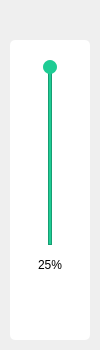
<?xml version="1.0" encoding="UTF-8"?>
<ui version="4.0">
 <class>VolumeTool</class>
 <widget class="QWidget" name="VolumeTool">
  <property name="geometry">
   <rect>
    <x>0</x>
    <y>0</y>
    <width>100</width>
    <height>350</height>
   </rect>
  </property>
  <property name="windowTitle">
   <string>Form</string>
  </property>
  <widget class="QWidget" name="volumeWidget" native="true">
   <property name="geometry">
    <rect>
     <x>10</x>
     <y>40</y>
     <width>80</width>
     <height>300</height>
    </rect>
   </property>
   <property name="styleSheet">
    <string notr="true">#volumeWidget{
 background-color:#ffffff;
 border-radius:5px;
}</string>
   </property>
   <widget class="QPushButton" name="silenceBtn">
    <property name="geometry">
     <rect>
      <x>0</x>
      <y>250</y>
      <width>80</width>
      <height>45</height>
     </rect>
    </property>
    <property name="minimumSize">
     <size>
      <width>80</width>
      <height>45</height>
     </size>
    </property>
    <property name="maximumSize">
     <size>
      <width>80</width>
      <height>46</height>
     </size>
    </property>
    <property name="styleSheet">
     <string notr="true">#silenceBtn
{
 border:none;
}
#silenceBtn:hover{
 background-color:#F0F0F0;
}</string>
    </property>
    <property name="text">
     <string/>
    </property>
   </widget>
   <widget class="QLabel" name="volumeRatio">
    <property name="geometry">
     <rect>
      <x>20</x>
      <y>210</y>
      <width>40</width>
      <height>30</height>
     </rect>
    </property>
    <property name="minimumSize">
     <size>
      <width>0</width>
      <height>30</height>
     </size>
    </property>
    <property name="maximumSize">
     <size>
      <width>16777215</width>
      <height>30</height>
     </size>
    </property>
    <property name="text">
     <string>25%</string>
    </property>
    <property name="alignment">
     <set>Qt::AlignCenter</set>
    </property>
   </widget>
   <widget class="QWidget" name="sliderBox" native="true">
    <property name="geometry">
     <rect>
      <x>0</x>
      <y>0</y>
      <width>80</width>
      <height>255</height>
     </rect>
    </property>
    <widget class="QFrame" name="inLine">
     <property name="geometry">
      <rect>
       <x>38</x>
       <y>25</y>
       <width>4</width>
       <height>180</height>
      </rect>
     </property>
     <property name="styleSheet">
      <string notr="true">#inLine
{
 background-color:#ECECEC;
}</string>
     </property>
     <property name="frameShape">
      <enum>QFrame::StyledPanel</enum>
     </property>
     <property name="frameShadow">
      <enum>QFrame::Raised</enum>
     </property>
    </widget>
    <widget class="QFrame" name="outLine">
     <property name="geometry">
      <rect>
       <x>38</x>
       <y>25</y>
       <width>4</width>
       <height>180</height>
      </rect>
     </property>
     <property name="styleSheet">
      <string notr="true">#outLine
{
 background-color:#1ECC94;
}</string>
     </property>
     <property name="frameShape">
      <enum>QFrame::StyledPanel</enum>
     </property>
     <property name="frameShadow">
      <enum>QFrame::Raised</enum>
     </property>
    </widget>
    <widget class="QPushButton" name="sliderBtn">
     <property name="geometry">
      <rect>
       <x>33</x>
       <y>20</y>
       <width>14</width>
       <height>14</height>
      </rect>
     </property>
     <property name="styleSheet">
      <string notr="true">#sliderBtn
{
 background-color:#1ECC94;
 border-radius:7px;
}</string>
     </property>
     <property name="text">
      <string/>
     </property>
    </widget>
   </widget>
  </widget>
 </widget>
 <resources/>
 <connections/>
</ui>
